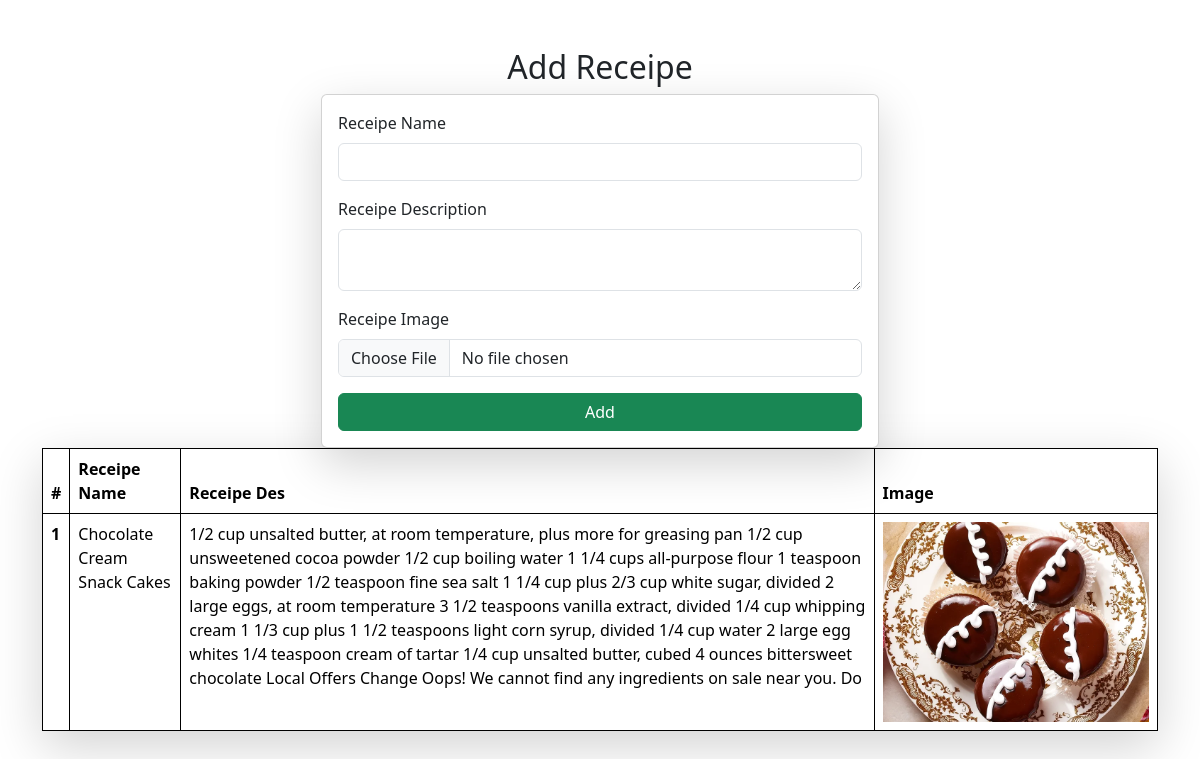
Screenshot of /receipes/ with the database file from the repository.
### vege/models.py (models this page shows)
class Receipe(models.Model):
    receipe_name = models.CharField(max_length=20)
    receipe_description = models.TextField()
    receipe_image = models.ImageField(upload_to="receipe")

### vege/views.py (the view, shortened to what this page needs)
# urls.py: path('receipes/', receipes, name="receipes"),
def receipes(request):
    queryset = Receipe.objects.all()
    context = {'receipes': queryset}
    return render(request, 'receipes.html', context)

### vege/templates/receipes.html (shortened to what this page needs)
{% extends "base.html" %}
{% block start %}
<div class="container mt-5">
    <h2 class="text-center">Add Receipe</h2>
    <form class="col-6 mx-auto card p-3 shadow-lg" method="post" enctype="multipart/form-data">
        <div class="mb-3">
          <label for="exampleInputEmail1" class="form-label">Receipe Name</label>
          <input name="receipe_name" required type="text" class="form-control">
        </div>
        <div class="mb-3">
          <label for="exampleInputPassword1" name="receipe_description" class="form-label">Receipe Description</label>
          <textarea class="form-control" name="receipe_description" required></textarea>
        </div>
        <div class="mb-3">
            <label for="exampleInputEmail1" class="form-label">Receipe Image</label>
            <input name="receipe_image" type="file" class="form-control">
          </div>
        <button type="submit" class="btn btn-success">Add</button>
      </form>
      <table class="table col-6 mx-auto p-3 shadow-lg">
        <thead>
          <tr>
            <th scope="col">#</th>
            <th scope="col">Receipe Name</th>
            <th scope="col">Receipe Des</th>
            <th scope="col">Image</th>
          </tr>
        </thead>
        <tbody>
          {% for receipe in receipes %}
          <tr>
            <th scope="row">{{forloop.counter}}</th>
            <td>{{receipe.receipe_name}}</td>
            <td>{{receipe.receipe_description}}</td>
            <td>
              <img src="/media/{{receipe.receipe_image}}" style="height: 200px;"></td>
          </tr>
          {% endfor %}
        </tbody>
      </table>
</div>
{% endblock %}

### home/templates/base.html (shortened to what this page needs)
<!DOCTYPE html>
<html lang="en">
<head>
    <link href="https://cdn.jsdelivr.net/npm/bootstrap@5.3.3/dist/css/bootstrap.min.css" rel="stylesheet">
</head>
<body>
    {% block start %}
    {% endblock %}
</body>
</html>

### home/templates/base.html (style rules this page uses)
table, th, td { border: 1px solid black; border-collapse: collapse; }

### rows the page displays
Receipe: receipe_name "Chocolate Cream Snack Cakes", receipe_description "1/2 cup unsalted butter, at room temperature, plus more for greasing pan 1/2 cup unsweetened cocoa powder 1/2 cup boiling water 1 1/4 cups all-purpose flour 1 teaspoon baking powder 1/2 teaspoon fine sea salt 1 1/4 cup plus 2/3 cup white sugar, divided 2 large eggs, at room temperature 3 1/2 teaspoons vanilla extract, divided 1/4 cup whipping cream 1 1/3 cup plus 1 1/2 teaspoons light corn syrup, divided 1/4 cup water 2 large egg whites 1/4 teaspoon cream of tartar 1/4 cup unsalted butter, cubed 4 ounces bittersweet chocolate Local Offers Change Oops! We cannot find any ingredients on sale near you. Do", receipe_image (picture)
